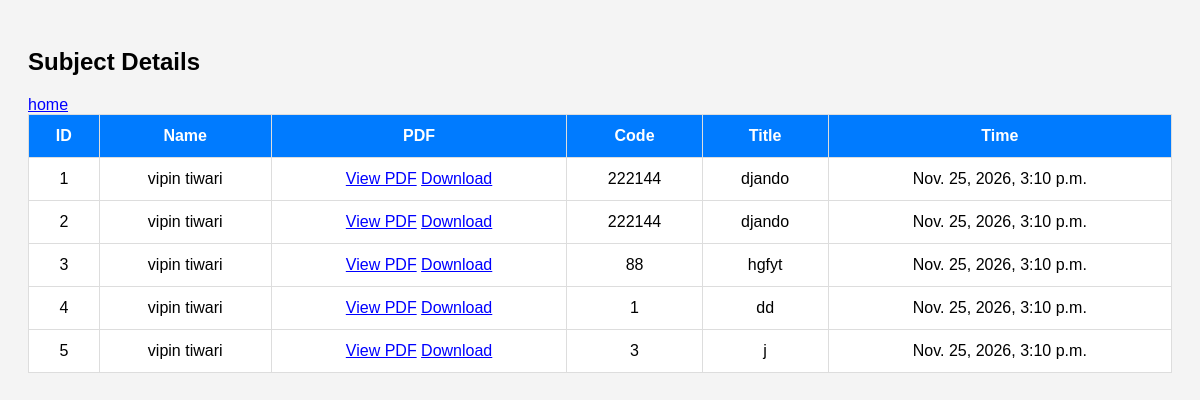
Page /account/subdata/ on the earlier database version.
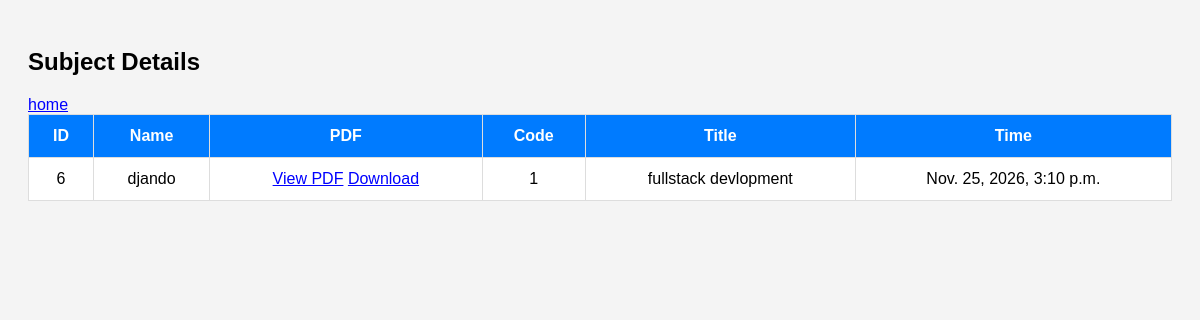
Same page on the later database version.
### account/models.py (models this page shows, shortened)
class Subject(models.Model):
    name=models.CharField(max_length=100)
    title = models.CharField(max_length=100)
    pdf = models.FileField(upload_to='pdfs/')
    code=models.IntegerField()
    time = models.DateTimeField(auto_now_add=True)

### account/views.py (the view)
# urls.py: path('subdata/', views.subdata ,name='subdata'),
def subdata(request):
    subjects = Subject.objects.all()
    return render(request,'box/subdata.html',{
        'subjects':subjects
    })

### account/templates/box/subdata.html (shortened to what this page needs)
<!DOCTYPE html>
<html>
    <head>
</head> <body>
<h2>Subject Details</h2>
<a href="{%url 'home'%}">home</a>
<table>
    <tr>
        <th>ID
        </th>
        <th>Name</th>
        <th>PDF</th>
        <th>Code</th>
        <th>Title</th>
        <th>Time</th>
        </tr>
{% for sub in subjects %}
<tr>
    <td>{{ sub.id }}</td>
    <td>{{ sub.name }}</td>
    <td>
        {% if sub.pdf %}
            <a href="{{ sub.pdf.url }}" target="_blank">View PDF</a>
            <a href="{{ sub.pdf.url }}" download>Download</a>
        {% else %}
            No PDF
        {% endif %}
    </td>
    <td>{{ sub.code }}</td>
    <td>{{ sub.title }}</td>
     <td>{{ sub.time }}</td>
</tr>
{% empty %}
<tr>
    <td colspan="5">No Subject Found</td>
</tr>
{% endfor %}
</table>

### account/templates/box/subdata.html (style rules this page uses)
body { font-family: Arial; background: #f4f4f4; padding: 20px; }
table { width: 100%; border-collapse: collapse; background: white; }
th, td { padding: 12px; border: 1px solid #ddd; text-align: center; }
th { background: #007bff; color: white; }
a { color: blue; }

Differences in the rows shown:
removed Subject: id "1", name "vipin tiwari", code "222144", title "djando", time "Nov. 25, 2026, 3:10 p.m."
removed Subject: id "2", name "vipin tiwari", code "222144", title "djando", time "Nov. 25, 2026, 3:10 p.m."
removed Subject: id "3", name "vipin tiwari", code "88", title "hgfyt", time "Nov. 25, 2026, 3:10 p.m."
removed Subject: id "4", name "vipin tiwari", code "1", title "dd", time "Nov. 25, 2026, 3:10 p.m."
removed Subject: id "5", name "vipin tiwari", code "3", title "j", time "Nov. 25, 2026, 3:10 p.m."
added Subject: id "6", name "djando", code "1", title "fullstack devlopment", time "Nov. 25, 2026, 3:10 p.m."
